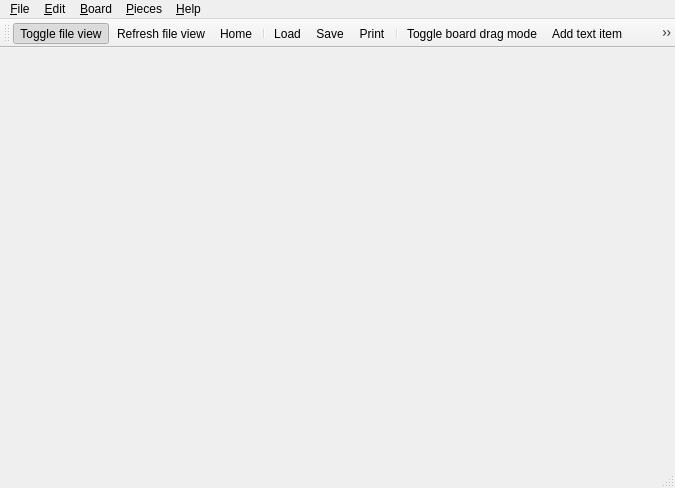
<ui version="4.0" >
 <class>MainWindow</class>
 <widget class="QMainWindow" name="MainWindow" >
  <property name="geometry" >
   <rect>
    <x>0</x>
    <y>0</y>
    <width>675</width>
    <height>488</height>
   </rect>
  </property>
  <property name="windowTitle" >
   <string>MainWindow</string>
  </property>
  <property name="windowIcon" >
   <iconset resource="../resources/icons.qrc" >
    <normaloff>:/QBoard/icon/qub.png</normaloff>:/QBoard/icon/qub.png</iconset>
  </property>
  <widget class="QWidget" name="centralwidget" >
   <layout class="QGridLayout" >
    <item row="1" column="0" >
     <widget class="QWidget" native="1" name="clientArea" >
      <property name="sizePolicy" >
       <sizepolicy vsizetype="Expanding" hsizetype="Expanding" >
        <horstretch>0</horstretch>
        <verstretch>0</verstretch>
       </sizepolicy>
      </property>
     </widget>
    </item>
   </layout>
  </widget>
  <widget class="QMenuBar" name="menubar" >
   <property name="geometry" >
    <rect>
     <x>0</x>
     <y>0</y>
     <width>675</width>
     <height>24</height>
    </rect>
   </property>
   <widget class="QMenu" name="menuFile" >
    <property name="title" >
     <string>&amp;File</string>
    </property>
    <addaction name="actionHome" />
    <addaction name="actionNewWindow" />
    <addaction name="separator" />
    <addaction name="actionQuickSave" />
    <addaction name="actionQuickLoad" />
    <addaction name="actionSave" />
    <addaction name="actionLoad" />
    <addaction name="actionPrint" />
    <addaction name="separator" />
    <addaction name="actionToggleBrowserView" />
    <addaction name="actionRefreshFileList" />
    <addaction name="separator" />
    <addaction name="actionQuit" />
   </widget>
   <widget class="QMenu" name="menuEdit" >
    <property name="enabled" >
     <bool>true</bool>
    </property>
    <property name="title" >
     <string>&amp;Edit</string>
    </property>
    <addaction name="actionSelectAll" />
    <addaction name="actionCopy" />
    <addaction name="actionCut" />
    <addaction name="actionPaste" />
    <addaction name="actionClearClipboard" />
   </widget>
   <widget class="QMenu" name="menu_Help" >
    <property name="title" >
     <string>&amp;Help</string>
    </property>
    <addaction name="actionHelp" />
    <addaction name="actionAboutQBoard" />
    <addaction name="actionAboutQt" />
   </widget>
   <widget class="QMenu" name="menu_Board" >
    <property name="title" >
     <string>&amp;Board</string>
    </property>
    <addaction name="actionToggleBoardDragMode" />
    <addaction name="actionNewBoardView" />
    <addaction name="separator" />
    <addaction name="actionZoomIn" />
    <addaction name="actionZoomOut" />
    <addaction name="actionZoomReset" />
    <addaction name="actionRotate90" />
    <addaction name="separator" />
    <addaction name="actionClearBoard" />
   </widget>
   <widget class="QMenu" name="menuPieces" >
    <property name="title" >
     <string>&amp;Pieces</string>
    </property>
    <addaction name="actionAddQGIHtml" />
    <addaction name="actionAddLine" />
    <addaction name="separator" />
    <addaction name="actionClearBoard" />
   </widget>
   <addaction name="menuFile" />
   <addaction name="menuEdit" />
   <addaction name="menu_Board" />
   <addaction name="menuPieces" />
   <addaction name="menu_Help" />
  </widget>
  <widget class="QStatusBar" name="statusbar" />
  <widget class="QToolBar" name="toolBar" >
   <property name="windowTitle" >
    <string>Main toolbar</string>
   </property>
   <attribute name="toolBarArea" >
    <enum>TopToolBarArea</enum>
   </attribute>
   <attribute name="toolBarBreak" >
    <bool>false</bool>
   </attribute>
   <addaction name="actionToggleBrowserView" />
   <addaction name="actionRefreshFileList" />
   <addaction name="actionHome" />
   <addaction name="separator" />
   <addaction name="actionLoad" />
   <addaction name="actionSave" />
   <addaction name="actionPrint" />
   <addaction name="separator" />
   <addaction name="actionToggleBoardDragMode" />
   <addaction name="actionAddQGIHtml" />
   <addaction name="actionAddLine" />
   <addaction name="actionNewBoardView" />
   <addaction name="actionZoomOut" />
   <addaction name="actionZoomIn" />
   <addaction name="actionZoomReset" />
   <addaction name="actionRotate90" />
   <addaction name="actionCopy" />
   <addaction name="actionCut" />
   <addaction name="actionPaste" />
   <addaction name="actionClearBoard" />
   <addaction name="separator" />
   <addaction name="actionExperiment" />
  </widget>
  <action name="actionSave" >
   <property name="icon" >
    <iconset resource="../resources/icons.qrc" >
     <normaloff>:/QBoard/icon/filesaveas.png</normaloff>:/QBoard/icon/filesaveas.png</iconset>
   </property>
   <property name="text" >
    <string>&amp;Save...</string>
   </property>
   <property name="shortcut" >
    <string>Ctrl+S</string>
   </property>
   <property name="shortcutContext" >
    <enum>Qt::ApplicationShortcut</enum>
   </property>
  </action>
  <action name="actionLoad" >
   <property name="icon" >
    <iconset resource="../resources/icons.qrc" >
     <normaloff>:/QBoard/icon/fileopen.png</normaloff>:/QBoard/icon/fileopen.png</iconset>
   </property>
   <property name="text" >
    <string>&amp;Load...</string>
   </property>
   <property name="shortcut" >
    <string>Ctrl+O</string>
   </property>
   <property name="shortcutContext" >
    <enum>Qt::ApplicationShortcut</enum>
   </property>
  </action>
  <action name="actionQuit" >
   <property name="enabled" >
    <bool>true</bool>
   </property>
   <property name="icon" >
    <iconset resource="../resources/icons.qrc" >
     <normaloff>:/QBoard/icon/exit.png</normaloff>:/QBoard/icon/exit.png</iconset>
   </property>
   <property name="text" >
    <string>&amp;Quit</string>
   </property>
   <property name="shortcut" >
    <string>Ctrl+Q</string>
   </property>
   <property name="shortcutContext" >
    <enum>Qt::ApplicationShortcut</enum>
   </property>
  </action>
  <action name="actionCopy" >
   <property name="icon" >
    <iconset resource="../resources/icons.qrc" >
     <normaloff>:/QBoard/icon/editcopy.png</normaloff>:/QBoard/icon/editcopy.png</iconset>
   </property>
   <property name="text" >
    <string>Copy</string>
   </property>
   <property name="toolTip" >
    <string>Copy selected on-board items to the clipboard.</string>
   </property>
   <property name="shortcut" >
    <string>Ctrl+C</string>
   </property>
   <property name="shortcutContext" >
    <enum>Qt::ApplicationShortcut</enum>
   </property>
  </action>
  <action name="actionCut" >
   <property name="icon" >
    <iconset resource="../resources/icons.qrc" >
     <normaloff>:/QBoard/icon/editcut.png</normaloff>:/QBoard/icon/editcut.png</iconset>
   </property>
   <property name="text" >
    <string>Cut</string>
   </property>
   <property name="toolTip" >
    <string>Cut selected on-board items to the clipboard.</string>
   </property>
   <property name="shortcut" >
    <string>Ctrl+X</string>
   </property>
   <property name="shortcutContext" >
    <enum>Qt::ApplicationShortcut</enum>
   </property>
  </action>
  <action name="actionPaste" >
   <property name="enabled" >
    <bool>false</bool>
   </property>
   <property name="icon" >
    <iconset resource="../resources/icons.qrc" >
     <normaloff>:/QBoard/icon/editpaste.png</normaloff>:/QBoard/icon/editpaste.png</iconset>
   </property>
   <property name="text" >
    <string>Paste</string>
   </property>
   <property name="toolTip" >
    <string>Paste clipboarded game objects to the board.</string>
   </property>
   <property name="shortcut" >
    <string>Ctrl+V</string>
   </property>
   <property name="shortcutContext" >
    <enum>Qt::ApplicationShortcut</enum>
   </property>
  </action>
  <action name="actionClearClipboard" >
   <property name="enabled" >
    <bool>false</bool>
   </property>
   <property name="icon" >
    <iconset resource="../resources/icons.qrc" >
     <normaloff>:/QBoard/icon/editshred.png</normaloff>:/QBoard/icon/editshred.png</iconset>
   </property>
   <property name="text" >
    <string>Clear clipboard</string>
   </property>
   <property name="shortcutContext" >
    <enum>Qt::ApplicationShortcut</enum>
   </property>
  </action>
  <action name="actionZoomIn" >
   <property name="icon" >
    <iconset resource="../resources/icons.qrc" >
     <normaloff>:/QBoard/icon/viewmag+.png</normaloff>:/QBoard/icon/viewmag+.png</iconset>
   </property>
   <property name="text" >
    <string>Zoom &amp;in</string>
   </property>
   <property name="shortcutContext" >
    <enum>Qt::ApplicationShortcut</enum>
   </property>
  </action>
  <action name="actionZoomOut" >
   <property name="icon" >
    <iconset resource="../resources/icons.qrc" >
     <normaloff>:/QBoard/icon/viewmag-.png</normaloff>:/QBoard/icon/viewmag-.png</iconset>
   </property>
   <property name="text" >
    <string>Zoom &amp;out</string>
   </property>
   <property name="shortcutContext" >
    <enum>Qt::ApplicationShortcut</enum>
   </property>
  </action>
  <action name="actionZoomReset" >
   <property name="icon" >
    <iconset resource="../resources/icons.qrc" >
     <normaloff>:/QBoard/icon/viewmag1.png</normaloff>:/QBoard/icon/viewmag1.png</iconset>
   </property>
   <property name="text" >
    <string>Zoom &amp;100%</string>
   </property>
   <property name="shortcut" >
    <string comment="Reset board zoom level" >Ctrl+Z</string>
   </property>
   <property name="shortcutContext" >
    <enum>Qt::ApplicationShortcut</enum>
   </property>
  </action>
  <action name="actionRefreshFileList" >
   <property name="enabled" >
    <bool>true</bool>
   </property>
   <property name="icon" >
    <iconset resource="../resources/icons.qrc" >
     <normaloff>:/QBoard/icon/reload.png</normaloff>:/QBoard/icon/reload.png</iconset>
   </property>
   <property name="text" >
    <string>&amp;Refresh file view</string>
   </property>
   <property name="iconText" >
    <string>Refresh file view</string>
   </property>
   <property name="toolTip" >
    <string>Refresh file view</string>
   </property>
   <property name="shortcut" >
    <string>F5</string>
   </property>
   <property name="shortcutContext" >
    <enum>Qt::ApplicationShortcut</enum>
   </property>
  </action>
  <action name="actionToggleBrowserView" >
   <property name="checkable" >
    <bool>true</bool>
   </property>
   <property name="checked" >
    <bool>true</bool>
   </property>
   <property name="icon" >
    <iconset resource="../resources/icons.qrc" >
     <normaloff>:/QBoard/icon/view_sidetree.png</normaloff>:/QBoard/icon/view_sidetree.png</iconset>
   </property>
   <property name="text" >
    <string>Toggle file &amp;view</string>
   </property>
   <property name="shortcut" >
    <string>Ctrl+B</string>
   </property>
   <property name="shortcutContext" >
    <enum>Qt::ApplicationShortcut</enum>
   </property>
  </action>
  <action name="actionNewBoardView" >
   <property name="icon" >
    <iconset resource="../resources/icons.qrc" >
     <normaloff>:/QBoard/icon/view_right.png</normaloff>:/QBoard/icon/view_right.png</iconset>
   </property>
   <property name="text" >
    <string>New &amp;board view</string>
   </property>
   <property name="shortcut" >
    <string>Ctrl+N</string>
   </property>
   <property name="shortcutContext" >
    <enum>Qt::ApplicationShortcut</enum>
   </property>
  </action>
  <action name="actionExperiment" >
   <property name="icon" >
    <iconset resource="../resources/icons.qrc" >
     <normaloff>:/QBoard/icon/connect_creating.png</normaloff>:/QBoard/icon/connect_creating.png</iconset>
   </property>
   <property name="text" >
    <string>Experiment</string>
   </property>
   <property name="shortcut" >
    <string>Alt+X</string>
   </property>
   <property name="shortcutContext" >
    <enum>Qt::ApplicationShortcut</enum>
   </property>
  </action>
  <action name="actionHome" >
   <property name="icon" >
    <iconset resource="../resources/icons.qrc" >
     <normaloff>:/QBoard/icon/gohome.png</normaloff>:/QBoard/icon/gohome.png</iconset>
   </property>
   <property name="text" >
    <string>&amp;Home</string>
   </property>
   <property name="shortcut" >
    <string>Alt+Home</string>
   </property>
   <property name="shortcutContext" >
    <enum>Qt::ApplicationShortcut</enum>
   </property>
  </action>
  <action name="actionAboutQt" >
   <property name="icon" >
    <iconset resource="../resources/icons.qrc" >
     <normaloff>:/QBoard/icon/qtlogo.png</normaloff>:/QBoard/icon/qtlogo.png</iconset>
   </property>
   <property name="text" >
    <string>About &amp;Qt</string>
   </property>
   <property name="shortcutContext" >
    <enum>Qt::ApplicationShortcut</enum>
   </property>
  </action>
  <action name="actionAboutQBoard" >
   <property name="icon" >
    <iconset resource="../resources/icons.qrc" >
     <normaloff>:/QBoard/icon/qub-mini.png</normaloff>:/QBoard/icon/qub-mini.png</iconset>
   </property>
   <property name="text" >
    <string>&amp;About QBoard</string>
   </property>
   <property name="shortcutContext" >
    <enum>Qt::ApplicationShortcut</enum>
   </property>
  </action>
  <action name="actionPrint" >
   <property name="icon" >
    <iconset resource="../resources/icons.qrc" >
     <normaloff>:/QBoard/icon/fileprint.png</normaloff>:/QBoard/icon/fileprint.png</iconset>
   </property>
   <property name="text" >
    <string>&amp;Print...</string>
   </property>
   <property name="shortcut" >
    <string>Ctrl+P</string>
   </property>
   <property name="shortcutContext" >
    <enum>Qt::ApplicationShortcut</enum>
   </property>
  </action>
  <action name="actionHelp" >
   <property name="icon" >
    <iconset resource="../resources/icons.qrc" >
     <normaloff>:/QBoard/icon/contents.png</normaloff>:/QBoard/icon/contents.png</iconset>
   </property>
   <property name="text" >
    <string>&amp;Help</string>
   </property>
   <property name="shortcut" >
    <string>F1</string>
   </property>
   <property name="shortcutContext" >
    <enum>Qt::ApplicationShortcut</enum>
   </property>
  </action>
  <action name="actionClearBoard" >
   <property name="icon" >
    <iconset resource="../resources/icons.qrc" >
     <normaloff>:/QBoard/icon/eraser.png</normaloff>:/QBoard/icon/eraser.png</iconset>
   </property>
   <property name="text" >
    <string>&amp;Clear board</string>
   </property>
   <property name="shortcutContext" >
    <enum>Qt::ApplicationShortcut</enum>
   </property>
  </action>
  <action name="actionNewWindow" >
   <property name="icon" >
    <iconset resource="../resources/icons.qrc" >
     <normaloff>:/QBoard/icon/qub-mini.png</normaloff>:/QBoard/icon/qub-mini.png</iconset>
   </property>
   <property name="text" >
    <string>&amp;New Window</string>
   </property>
   <property name="shortcutContext" >
    <enum>Qt::ApplicationShortcut</enum>
   </property>
  </action>
  <action name="actionToggleBoardDragMode" >
   <property name="checkable" >
    <bool>true</bool>
   </property>
   <property name="checked" >
    <bool>false</bool>
   </property>
   <property name="icon" >
    <iconset resource="../resources/icons.qrc" >
     <normaloff>:/QBoard/icon/mouse.png</normaloff>:/QBoard/icon/mouse.png</iconset>
   </property>
   <property name="text" >
    <string>Toggle board drag mode</string>
   </property>
   <property name="shortcut" >
    <string>Ctrl+G</string>
   </property>
   <property name="shortcutContext" >
    <enum>Qt::ApplicationShortcut</enum>
   </property>
  </action>
  <action name="actionRotate90" >
   <property name="icon" >
    <iconset resource="../resources/icons.qrc" >
     <normaloff>:/QBoard/icon/rotate_cw.png</normaloff>:/QBoard/icon/rotate_cw.png</iconset>
   </property>
   <property name="text" >
    <string>Rotate &amp;90 degrees</string>
   </property>
   <property name="shortcut" >
    <string>Ctrl+R</string>
   </property>
   <property name="shortcutContext" >
    <enum>Qt::ApplicationShortcut</enum>
   </property>
  </action>
  <action name="actionAddQGIHtml" >
   <property name="icon" >
    <iconset resource="../resources/icons.qrc" >
     <normaloff>:/QBoard/icon/editclear.png</normaloff>:/QBoard/icon/editclear.png</iconset>
   </property>
   <property name="text" >
    <string>Add &amp;text item</string>
   </property>
   <property name="shortcut" >
    <string>Ctrl+T</string>
   </property>
   <property name="shortcutContext" >
    <enum>Qt::ApplicationShortcut</enum>
   </property>
  </action>
  <action name="actionAddLine" >
   <property name="icon" >
    <iconset resource="../resources/icons.qrc" >
     <normaloff>:/QBoard/icon/color_line.png</normaloff>:/QBoard/icon/color_line.png</iconset>
   </property>
   <property name="text" >
    <string>Add &amp;Line item</string>
   </property>
   <property name="shortcutContext" >
    <enum>Qt::ApplicationShortcut</enum>
   </property>
  </action>
  <action name="actionSelectAll" >
   <property name="enabled" >
    <bool>true</bool>
   </property>
   <property name="text" >
    <string>Select &amp;all</string>
   </property>
   <property name="shortcut" >
    <string>Ctrl+A</string>
   </property>
   <property name="shortcutContext" >
    <enum>Qt::ApplicationShortcut</enum>
   </property>
  </action>
  <action name="actionQuickSave" >
   <property name="icon" >
    <iconset resource="../resources/icons.qrc" >
     <normaloff>:/QBoard/icon/fileexport.png</normaloff>:/QBoard/icon/fileexport.png</iconset>
   </property>
   <property name="text" >
    <string>Quick-save</string>
   </property>
   <property name="shortcut" >
    <string>Alt+S</string>
   </property>
   <property name="shortcutContext" >
    <enum>Qt::ApplicationShortcut</enum>
   </property>
  </action>
  <action name="actionQuickLoad" >
   <property name="icon" >
    <iconset resource="../resources/icons.qrc" >
     <normaloff>:/QBoard/icon/fileimport.png</normaloff>:/QBoard/icon/fileimport.png</iconset>
   </property>
   <property name="text" >
    <string>Quick-load</string>
   </property>
   <property name="shortcut" >
    <string>Alt+L</string>
   </property>
   <property name="shortcutContext" >
    <enum>Qt::ApplicationShortcut</enum>
   </property>
  </action>
 </widget>
 <resources>
  <include location="../resources/icons.qrc" />
 </resources>
 <connections>
  <connection>
   <sender>actionNewWindow</sender>
   <signal>triggered()</signal>
   <receiver>MainWindow</receiver>
   <slot>launchNewWindow()</slot>
   <hints>
    <hint type="sourcelabel" >
     <x>-1</x>
     <y>-1</y>
    </hint>
    <hint type="destinationlabel" >
     <x>337</x>
     <y>243</y>
    </hint>
   </hints>
  </connection>
  <connection>
   <sender>actionRotate90</sender>
   <signal>triggered()</signal>
   <receiver>MainWindow</receiver>
   <slot>rotate90()</slot>
   <hints>
    <hint type="sourcelabel" >
     <x>-1</x>
     <y>-1</y>
    </hint>
    <hint type="destinationlabel" >
     <x>337</x>
     <y>243</y>
    </hint>
   </hints>
  </connection>
  <connection>
   <sender>actionQuit</sender>
   <signal>triggered()</signal>
   <receiver>MainWindow</receiver>
   <slot>close()</slot>
   <hints>
    <hint type="sourcelabel" >
     <x>-1</x>
     <y>-1</y>
    </hint>
    <hint type="destinationlabel" >
     <x>337</x>
     <y>243</y>
    </hint>
   </hints>
  </connection>
  <connection>
   <sender>actionAddQGIHtml</sender>
   <signal>triggered()</signal>
   <receiver>MainWindow</receiver>
   <slot>addQGIHtml()</slot>
   <hints>
    <hint type="sourcelabel" >
     <x>-1</x>
     <y>-1</y>
    </hint>
    <hint type="destinationlabel" >
     <x>337</x>
     <y>243</y>
    </hint>
   </hints>
  </connection>
  <connection>
   <sender>actionAddLine</sender>
   <signal>triggered()</signal>
   <receiver>MainWindow</receiver>
   <slot>addLine()</slot>
   <hints>
    <hint type="sourcelabel" >
     <x>-1</x>
     <y>-1</y>
    </hint>
    <hint type="destinationlabel" >
     <x>337</x>
     <y>243</y>
    </hint>
   </hints>
  </connection>
 </connections>
</ui>
